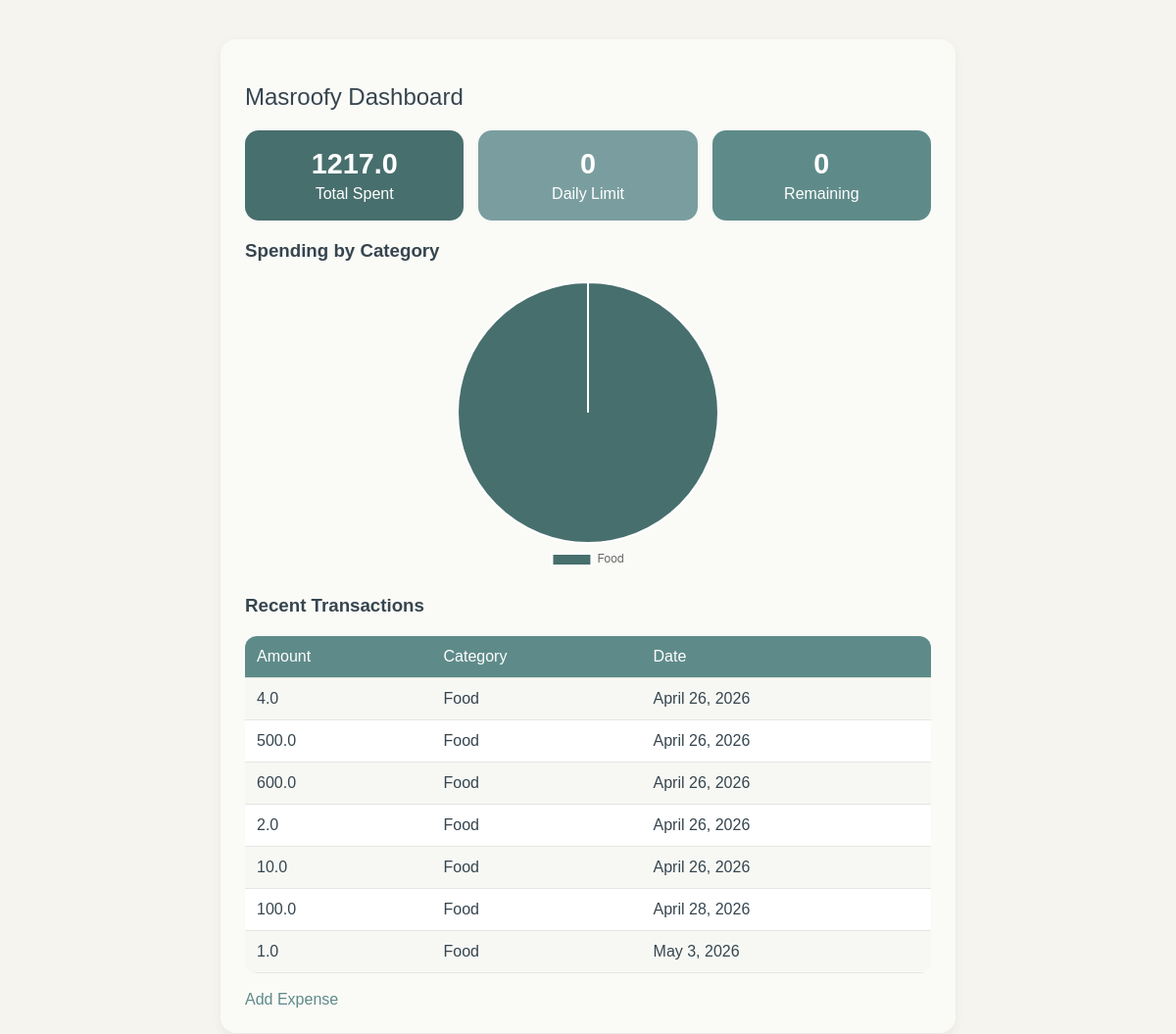
The page /dashboard/ on the database as committed earlier.
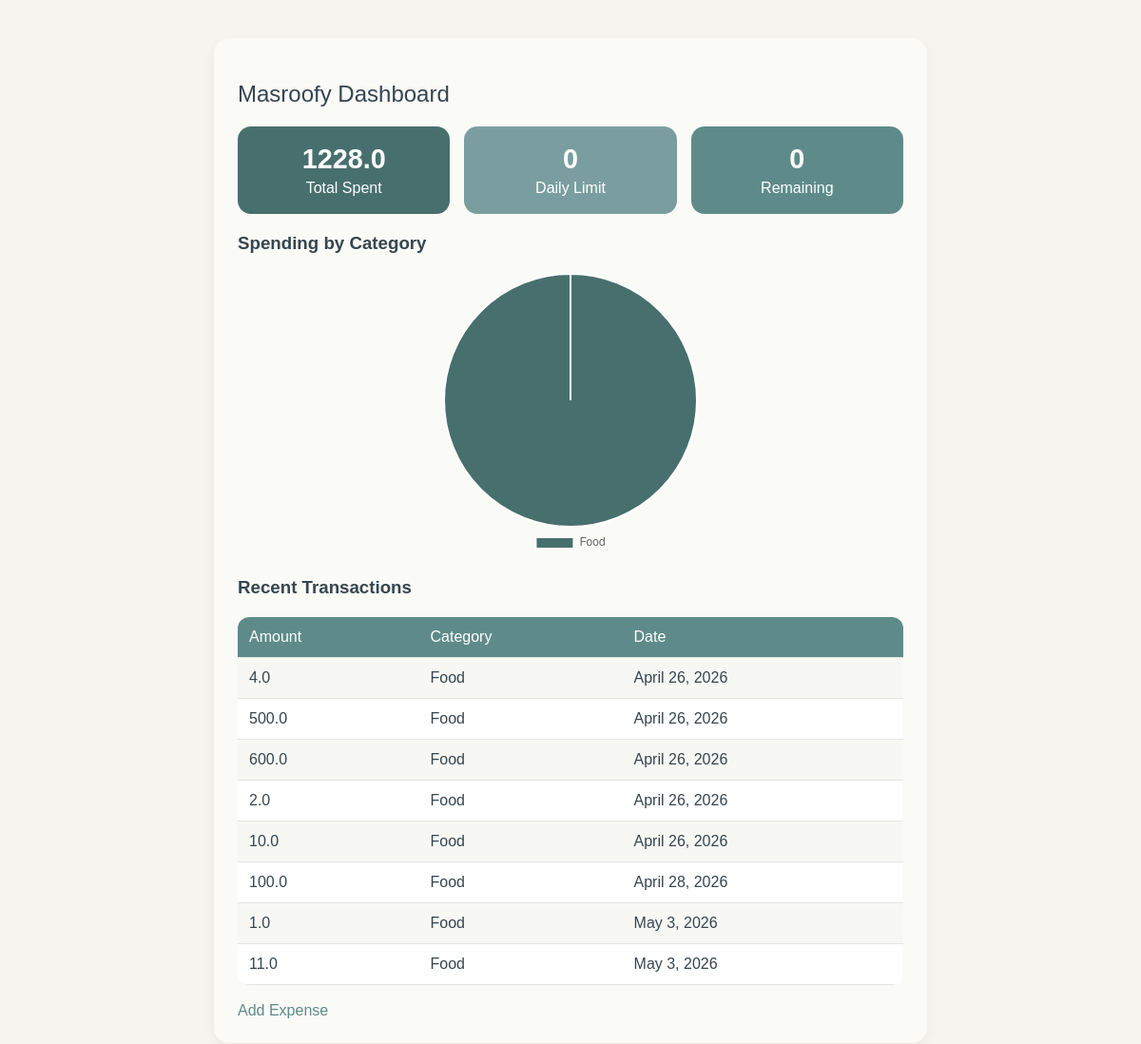
The same page on the database as committed later.
### expenses/models.py (models this page shows, shortened)
class Log(models.Model):
    amount = models.FloatField()
    date = models.DateField(auto_now_add=True)
    category = models.ForeignKey(Category, on_delete=models.CASCADE)

class Category(models.Model):
    name = models.CharField(max_length=100)
    def __str__(self):
        return self.name

### dashboard/views.py (the view)
# urls.py: path('', views.dashboard, name='dashboard'),
def dashboard(request):
    logs = Log.objects.all()
    total_spent = sum(log.amount for log in logs)
    categories = Category.objects.all()
    category_names=[]
    category_totals=[]
    for cat in categories:
        cat_logs = logs.filter(category=cat)
        cat_total = sum (log.amount for log in cat_logs)
        if cat_total>0:
            category_names.append(cat.name)
            category_totals.append(cat_total)
    context = {
        'total_spent': total_spent,
        'logs': logs,
        'daily_limit': 0,
        'remaining': 0,
        'category_names': category_names,
        'category_totals' : category_totals,
    }
    return render(request, 'dashboard/dashboard.html', context)

### dashboard/templates/dashboard/dashboard.html (shortened to what this page needs)
<!DOCTYPE html>
<html>
<head>
</head>
<body>
    <div class="container">
        <h2>Masroofy Dashboard</h2>
        <div class="stats">
            <div class="stat-box spent">
                <h3>{{ total_spent }}</h3>
                <p>Total Spent</p>
            </div>
            <div class="stat-box limit">
                <h3>{{ daily_limit }}</h3>
                <p>Daily Limit</p>
            </div>
            <div class="stat-box">
                <h3>{{ remaining }}</h3>
                <p>Remaining</p>
            </div>
        </div>
        <h3>Spending by Category</h3>
        <div class="chart-container">
            <canvas id="pieChart"></canvas>
        </div>
        <h3>Recent Transactions</h3>
        <table>
            <tr>
                <th>Amount</th>
                <th>Category</th>
                <th>Date</th>
            </tr>
            {% for log in logs %}
            <tr>
                <td>{{ log.amount }}</td>
                <td>{{ log.category }}</td>
                <td>{{ log.date }}</td>
            </tr>
            {% empty %}
            <tr>
                <td colspan="3">No transactions yet</td>
            </tr>
            {% endfor %}
        </table>
        <a href="{% url 'add' %}">Add Expense</a>
    </div>
    <script>
        const ctx = document.getElementById('pieChart').getContext('2d');
        const pieChart = new Chart(ctx, {
            type: 'pie',
            data: {
                labels: {{ category_names| safe }},
        datasets: [{
            data: {{ category_totals| safe }},
            backgroundColor: [
            '#476F6D',
            '#C4A882',
            '#7A9E9F',
            '#8B6F5E',
            '#A8C5C3',
            '#36454F',
        ],
            }]
        },
        options: {
            responsive: true,
                plugins: {
                legend: {
                    position: 'bottom',
                }
            }
        }
    });
    </script>
</body>
</html>

Rows that differ between the two databases and show on the page:
added Log: amount "11.0", category "Food", date "May 3, 2026"
Other text that changed with them:
{{ total_spent }}: "1217.0" → "1228.0"
